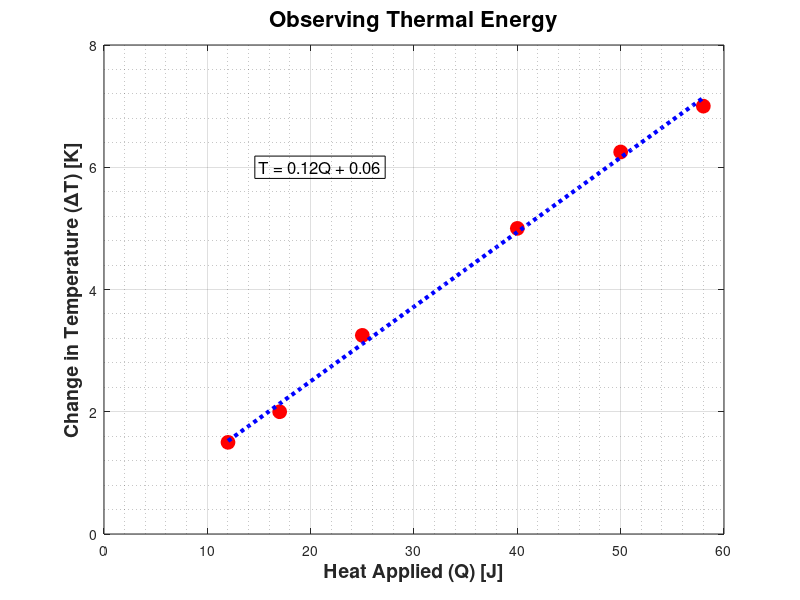

Source code (MATLAB):
%{
    Chris Jakins 1000802309
    4/28/2017
    
    RQ 18-11 & 18-12

    Problem Summary: Plot the experimental temperature change versus heat
        applied, then find a theoretical linear relationship and graph the
        trendline
    Input:  Change in temp vector [K]
            Heat Applied vector [J]
    Output: plot of m * Cp
%}

clear
clc
close all

heatApplied = [12 17 25 40 50 58]; % J
tempChange = [1.5 2.0 3.25 5.0 6.25 7.0]; % K

figure('color', 'white')
plot(heatApplied, tempChange, 'o r', 'MarkerSize', 10, 'MarkerFaceColor', 'r');
grid 
grid minor
axis([0 60 0 8])
xlabel('Heat Applied (Q) [J]', 'FontWeight', 'bold', 'FontSize', 14);
ylabel('Change in Temperature (\DeltaT) [K]', 'FontWeight', 'bold', 'FontSize', 14);
title('Observing Thermal Energy', 'FontSize', 16)

hold on
c = polyfit(heatApplied, tempChange, 1);
m = c(1);
b = c(2);

Hfp = [12:1:58];
Tfp = m * Hfp + b;

plot(Hfp, Tfp, ': b', 'LineWidth', 3);
equation = sprintf('T = %.2fQ + %.2f', m, b);
text(15, 6, equation, 'FontSize', 12, 'EdgeColor', 'k')